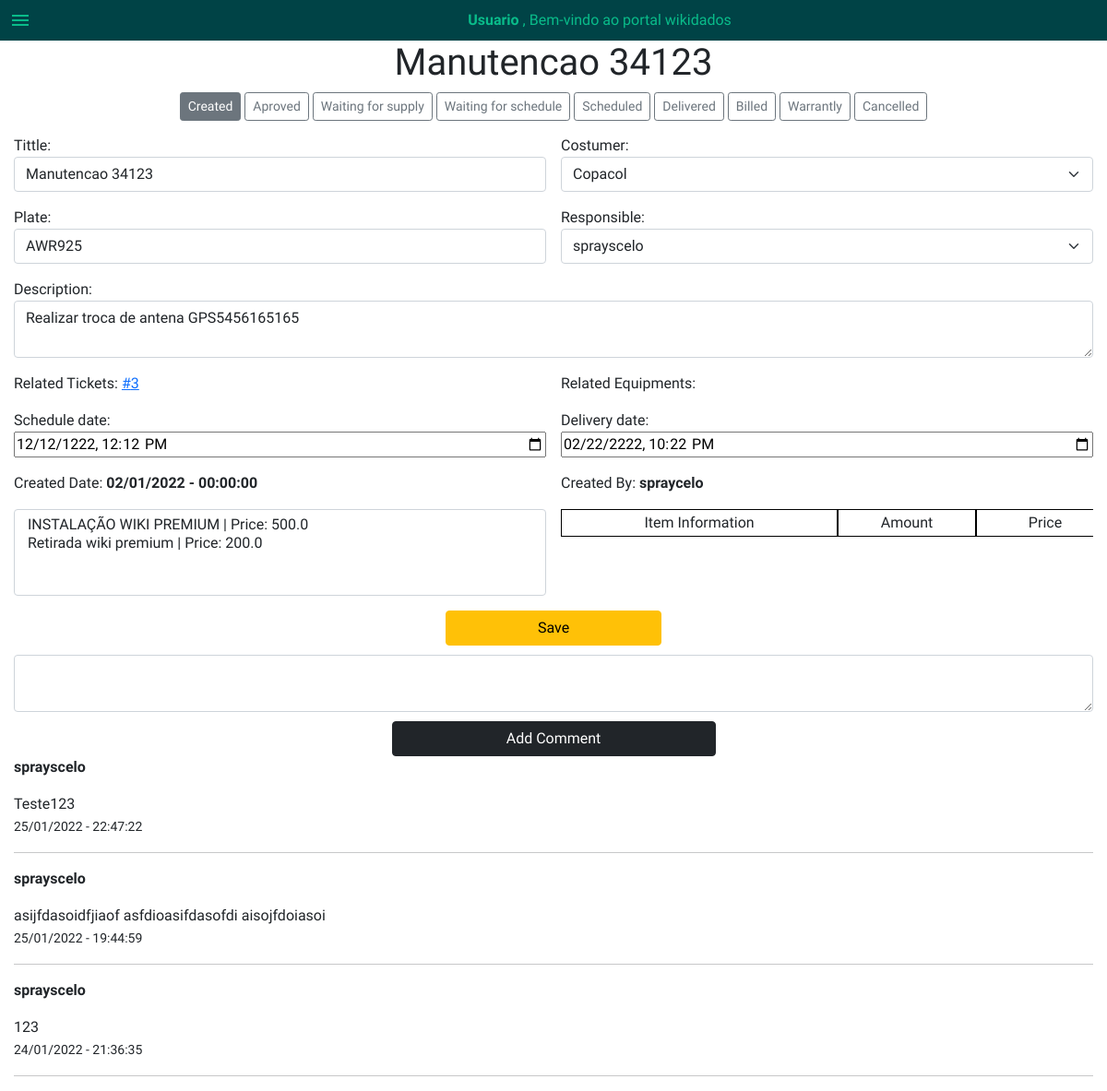
The app's page /serviceOrder/1, older data.
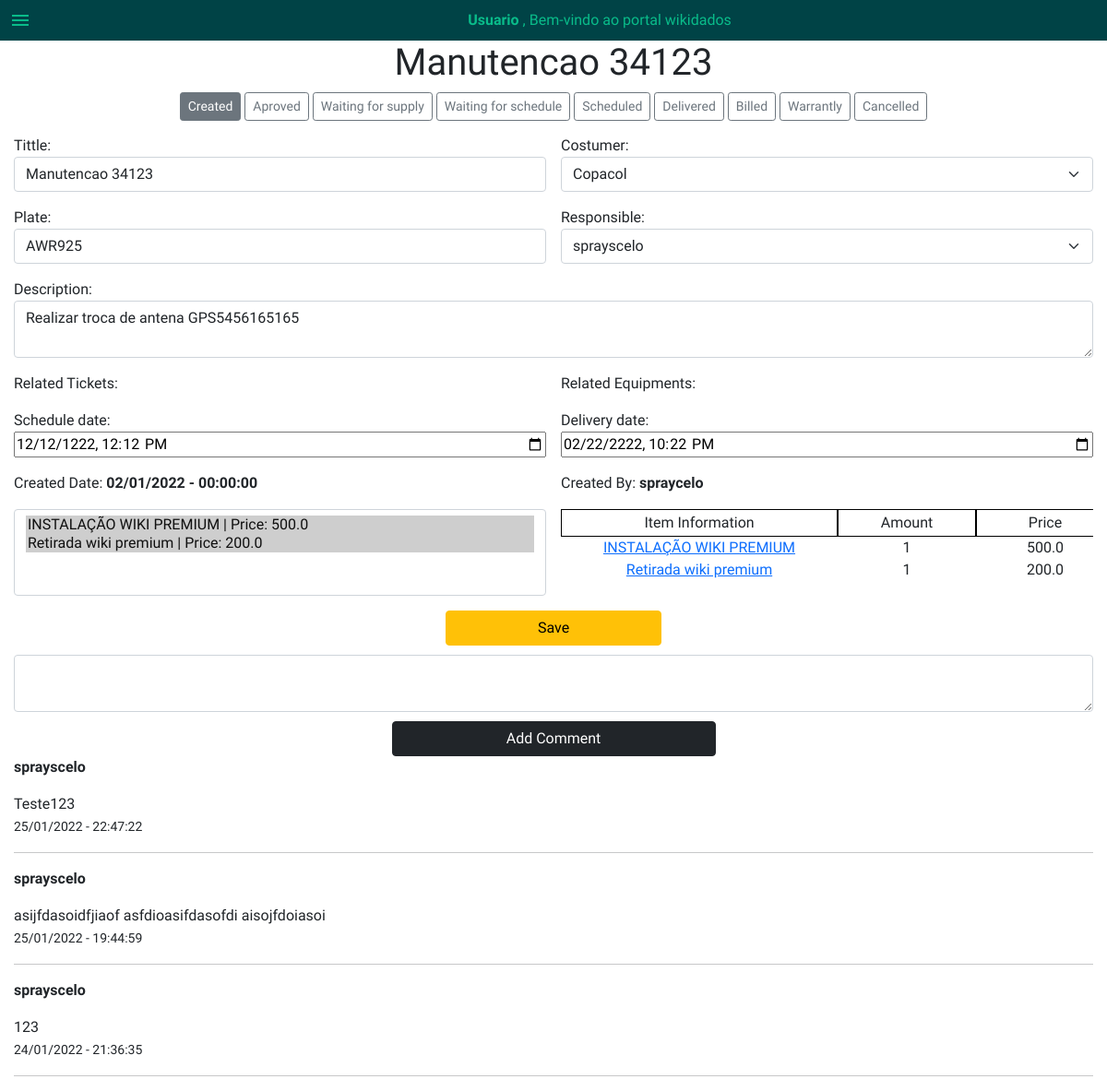
The same page, newer data.
### FinalProject/models.py (models this page shows, shortened)
class Ticket(models.Model):
    tittle = models.CharField(max_length=30, default="")
    priority = models.CharField(choices=priorityChoices, max_length=1)
    group = models.CharField(max_length=255, choices=ticketGroup, default="Support")
    status = models.CharField(max_length=255,choices=ticketStatusChoices, default="")
    description = models.TextField(blank=False)
    costumer = models.ForeignKey(Costumer, on_delete=models.CASCADE, related_name="ticketCostumer")
    plate = models.CharField(max_length=8, default="")
    comment = models.JSONField(default=list, blank=True)
    responsible = models.ForeignKey(User, on_delete=models.CASCADE, related_name="ticketResponsible", null=True, blank=True)
    createDate = models.DateTimeField(auto_now_add=True)
    createdBy = models.ForeignKey(User, on_delete=models.CASCADE, related_name="ticketCreator")
    endDate = models.DateTimeField(blank=True, null=True)
    analyzedIten = models.CharField(choices=AnalyzedItens, max_length=255, default="")
    actionMade = models.CharField(choices=ActionMade, max_length=255, default="")
    plataform = models.CharField(choices=Plataform, max_length=255, default="")
    solution = models.TextField(default="")
    score = models.IntegerField(default=0)
    comments = models.ManyToManyField(Comment, default="", blank=True, related_name="relatedTicket")

class Comment(models.Model):
    user = models.ForeignKey(User, on_delete=models.CASCADE, default="")
    content = models.TextField(default="")
    createDate = models.DateTimeField(auto_now_add=True)

class User(AbstractUser):
    pass

class serviceOrder(models.Model):
    tittle = models.CharField(max_length=30, default="")
    status = models.CharField(choices=statusOsChoices, max_length=50, default="")
    description = models.TextField(blank=True)
    costumer = models.ForeignKey(Costumer, on_delete=models.CASCADE)
    plate = models.CharField(max_length=8, default="")
    responsible = models.ForeignKey(User, on_delete=models.CASCADE, related_name="osResponsible")
    createDate = models.DateTimeField(auto_now_add=True)
    createdBy = models.ForeignKey(User, on_delete=models.CASCADE, related_name="osCreator")
    schedule = models.DateTimeField(blank=True, null=True)
    deliveryDate = models.DateTimeField(blank=True, null=True)
    product = models.ForeignKey(Product, on_delete=models.CASCADE)
    relatedTicket = models.ManyToManyField(Ticket, related_name="ticketRelated")
    relatedService = models.ManyToManyField(Service, related_name="serviceRelated")
    relatedEquipment = models.ManyToManyField(Equipment, blank=True, related_name="equipmentRelated")
    comments = models.ManyToManyField(Comment, default="", blank=True, related_name="relatedServiceOrder")

class Costumer(models.Model):
    type = models.CharField(max_length=255, choices=costumerTypeChoices)
    name = models.CharField(max_length=255, blank=False)
    priority = models.CharField(choices=priorityChoices, default=1, max_length=1)
    phone = models.CharField(max_length=11, blank=True, null=True)
    CNPJ = models.CharField(blank=False, max_length=14, unique=True)
    email = models.EmailField(max_length=255, blank=False, unique=True)
    createDate = models.DateField(auto_now_add=True)
    state = models.CharField(max_length=50, default="")
    city = models.CharField(max_length=50, default="")
    address = models.CharField(max_length=50, default="")
    zCode = models.CharField(max_length=8, default="")
    comments = models.ManyToManyField(Comment, default="", blank=True, related_name="relatedCostumer")

class Service(models.Model):
    name = models.CharField(max_length=50, default="")
    status = models.CharField(max_length=50, choices=serviceStatus)
    categorie = models.CharField(max_length=50, choices=serviceCategories)
    price = models.FloatField()
    description = models.TextField(default="")
    createdBy = models.ForeignKey(User, on_delete=models.CASCADE)
    createdDate = models.DateTimeField(auto_now_add=True)
    comments = models.ManyToManyField(Comment, default="", blank=True, related_name="relatedServices")

### FinalProject/views.py (the view, shortened to what this page needs)
def serviceOrdersDetails(request, serviceOrderID):
   serviceOrderDetails = serviceOrder.objects.get(id=serviceOrderID)
   newComment(request, serviceOrderID, serviceOrder)
   if request.method == "PUT":
      data = json.loads(request.body)
      serviceOrder.objects.filter(id=serviceOrderID).update(status=data["newStatus"])
   return render(request,"final/serviceOrder.html", {
      "serviceOrdersDetails": serviceOrderDetails,
      "serviceOrdersStatusChoices": statusOsChoices,
      "allCostumers": Costumer.objects.all(),
      "users": Users,
      "allServices": [svc for svc in Service.objects.all()]
   })

### FinalProject/views.py (called while the page is built)
def newComment(request, moduleID, module):
   if "commentContent" in request.POST:
         newComment = Comment(user=request.user, content=request.POST.get("commentContent", False))
         newComment.save()
         CommentLink = module.objects.get(id=moduleID)
         CommentLink.comments.add(newComment)
         CommentLink.save()

### FinalProject/templates/final/serviceOrder.html (shortened to what the changed rows need)
{%extends "final/layout.html" %}
{% load static %}
{%block serviceOrder %}
{% if allServiceOrders %}
<h1 class="text-center"> Service Orders</h1>
<div>
    <div id="serviceOrderHeader">
        <span> ID </span>
        <span> Tittle </span>
        <span> Status </span>
        <span> Costumer </span>
        <span> Plate </span>
        <span> CreateDate </span>
        <span> Schedule </span>
    </div>
    {% for so in allServiceOrders %}
    <div id="allServiceOrder">
        <a href="{% url 'serviceOrdersDetails' so.id %}" class="btn btn-light">
            <span>{{ so.id }}</span>
            <span>{{ so.tittle }}</span>
            <span>{{ so.status }}</span>
            <span>{{ so.costumer.name }}</span>
            <span>{{ so.plate }}</span>
            <span>{{ so.createDate|date:"d/m/Y - H:i:s" }}</span>
            <span>{{ so.schedule|date:"d/m/Y - H:i:s" }}</span>
        </a>
    </div>
    {%endfor%}
</div>
{% elif serviceOrdersDetails %}
<div data-pageID="serviceOrdersDetails.id" id="mainServiceOrderContainer">
    <div class="text-center">
        <h1> {{ serviceOrdersDetails.tittle }}</h1>
    </div>
    <div class="text-center" id="serviceOrdersStatusContainer">
        {% for status in serviceOrdersStatusChoices%}
            <button type="button" data-status="{{ serviceOrdersDetails.status }}" name="serviceOrderDetailsStatus" id="serviceOrderDetailsStatus" class="btn btn-outline-secondary btn-sm">{{ status.0 }}</button>
        {% endfor %}
    </div>
    <div id="serviceOrderDetailsContainer">
        <div id="ServiceOrdersForm">
            <form action="{% url 'serviceOrdersDetails' serviceOrdersDetails.id %}" method="POST" >
                <label for="">Tittle:
                    <input class="form-control" type="text" name="serviceOrderDetailsTittle" value="{{serviceOrdersDetails.tittle }}" id="">
                </label>
                <label for=""> Costumer:
                    <select class="form-select" name="serviceOrderDetailsCostumer" id="">
                        {% for costumer in allCostumers %}
                        <option value="{{ costumer.id }}"
                        {% if costumer.name == serviceOrdersDetails.costumer.name %} selected {% endif%}>
                        {{ costumer.name }}
                        </option>
                    {% endfor %}
                </select>
            </label>
            <label for="serviceOrderDetailsPlate">Plate:
                <input class="form-control" type="text" name="serviceOrderDetailsPlate" id="serviceOrderDetailsPlate" value="{{ serviceOrdersDetails.plate }}">
            </label>
            <label id="serviceOrderDetailsDescription" for="serviceOrderDetailsDescription">Description:
                <textarea class="form-control" name="serviceOrderDetailsDescription" id="serviceOrderDetailsDescription" cols="" rows="2">{{ serviceOrdersDetails.description }}</textarea>
            </label>
            <label for=""> Responsible:
                    <select class="form-select" name="serviceOrderDetailsResponsible" id="">
                        {% for responsible in users %}
                        <option value="{{ responsible.id }}"
                            {% if responsible.username in serviceOrdersDetails.responsible.username %}selected{% endif %}>
                                {{ responsible.username }}
                        </option>
                        {% endfor%}
                    </select>
                </label>
                <label for=""> Related Tickets:
                    {% for relatedTickets in serviceOrdersDetails.relatedTicket.all%}
                        <a href="">#{{ relatedTickets.id }}</a>
                    {% endfor%}
                </label>
                <label for="">Related Equipments:
                </label>
                <label  id="serviceOrderDetailsSchedule" for="">
                    Schedule date:
                    <input type="datetime-local" name="serviceOrderDetailsSchedule" value="{{ serviceOrdersDetails.schedule|date:'Y-m-d' }}T{{ serviceOrdersDetails.schedule|time:'H:i:s' }}">
                </label>
                <label for="">Delivery date:
                    <input type="datetime-local" name="serviceOrderDetailsDelivery" id="" value="{{ serviceOrdersDetails.deliveryDate|date:'Y-m-d' }}T{{ serviceOrdersDetails.deliveryDate|time:'H:i:s' }}">
                </label>
                <label for="">Created Date:
                    <strong> {{ serviceOrdersDetails.createDate|date:"d/m/Y - H:i:s" }} </strong>
                </label>
                <label for="">
                    Created By:
                    <strong> {{ serviceOrdersDetails.createdBy }} </strong>
                </label>
                <label id="serviceContents" for="">
                    <select class="form-select" multiple name="serviceContentSelected" id="SelectedServices">
                        {% for service in allServices %}
                        <option value="{{ service.id }}"
                        {% if service in serviceOrdersDetails.relatedService.all%} selected {% endif %}>
                        {{ service.name }} | Price: {{ service.price }}
                        </option>
                        {% endfor %}
                    </select>
                </label>
                <div id="serviceExibition">
                    <div class="text-center" id="serviceExibitionColum">
                        <span id="serviceExibitionColumInformation">Item Information</span>
                        <span>Amount</span>
                        <span>Price</span>
                    </div>
                    {% for exibition in serviceOrdersDetails.relatedService.all %}
                    <div class="text-center" id="serviceExibitionItems">
                        <a href="" id="serviceExbitionName">{{ exibition.name }}</a>
                        <span>1</span>
                        <span>{{ exibition.price }}</span>
                    </div>
                    {% endfor %}
                </div>
                <div id="saveButtonContainer" class="text-center">
                    <input class="btn btn-warning" type="submit" name="serviceOrderSave" id="saveButton" value="Save">
                </div>
            </form>
        </div>
        <section>
            <div id="commentContainerForm">
                <form action="" method="POST">
                    <textarea class="form-control" name="commentContent" id="commentContent" cols="" rows="2"></textarea>
                    <input class="btn btn-dark" value="Add Comment" type="submit" name="" id="">
                </form>
            </div>
            <div id="commentContainerAll">
                {% for comment in serviceOrdersDetails.comments.all reversed %}
                <div>
                    <p> <strong> {{ comment.user }} </strong></p>
                    <span> {{ comment.content }}</span>
                    <div>
                        <small> {{ comment.createDate|date:"d/m/Y - H:i:s" }}</small>
                    </div>
                </div>
                <hr>
                {% endfor %}
            </div>
        </section>
    </div>
</div>
{% endif%}
<link rel="stylesheet" href="{% static 'serviceOrder.css' %}">
{%endblock%}

Row changes from the older to the newer data that the page shows:
removed Ticket: id "3"
shown differently, row unchanged: serviceOrder "Manutencao 34123": serviceContentSelected (not shown) → "INSTALAÇÃO WIKI PREMIUM | Price: 500.0 ☑ / Retirada wiki premium | Price: 200.0 ☑"
now on this page (row unchanged): Service: name "INSTALAÇÃO WIKI PREMIUM", price "500.0"
now on this page (row unchanged): Service: name "Retirada wiki premium", price "200.0"
Text that changed along with them:
form field serviceContentSelected: "INSTALAÇÃO WIKI PREMIUM | Price: 500.0 / Retirada wiki premium | Price: 200.0" → (not shown)
